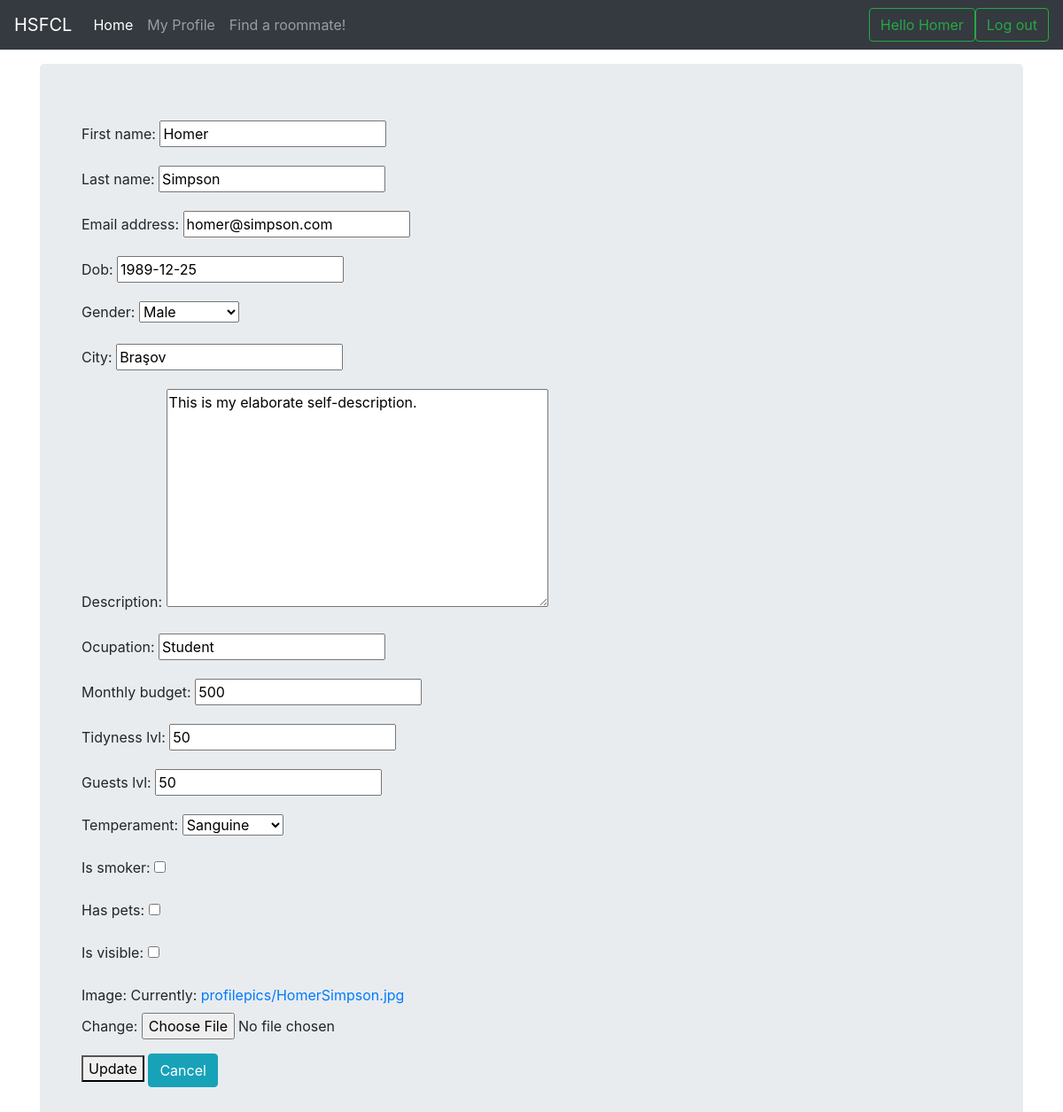
Page /updateprofile (signed in) on the earlier database version.
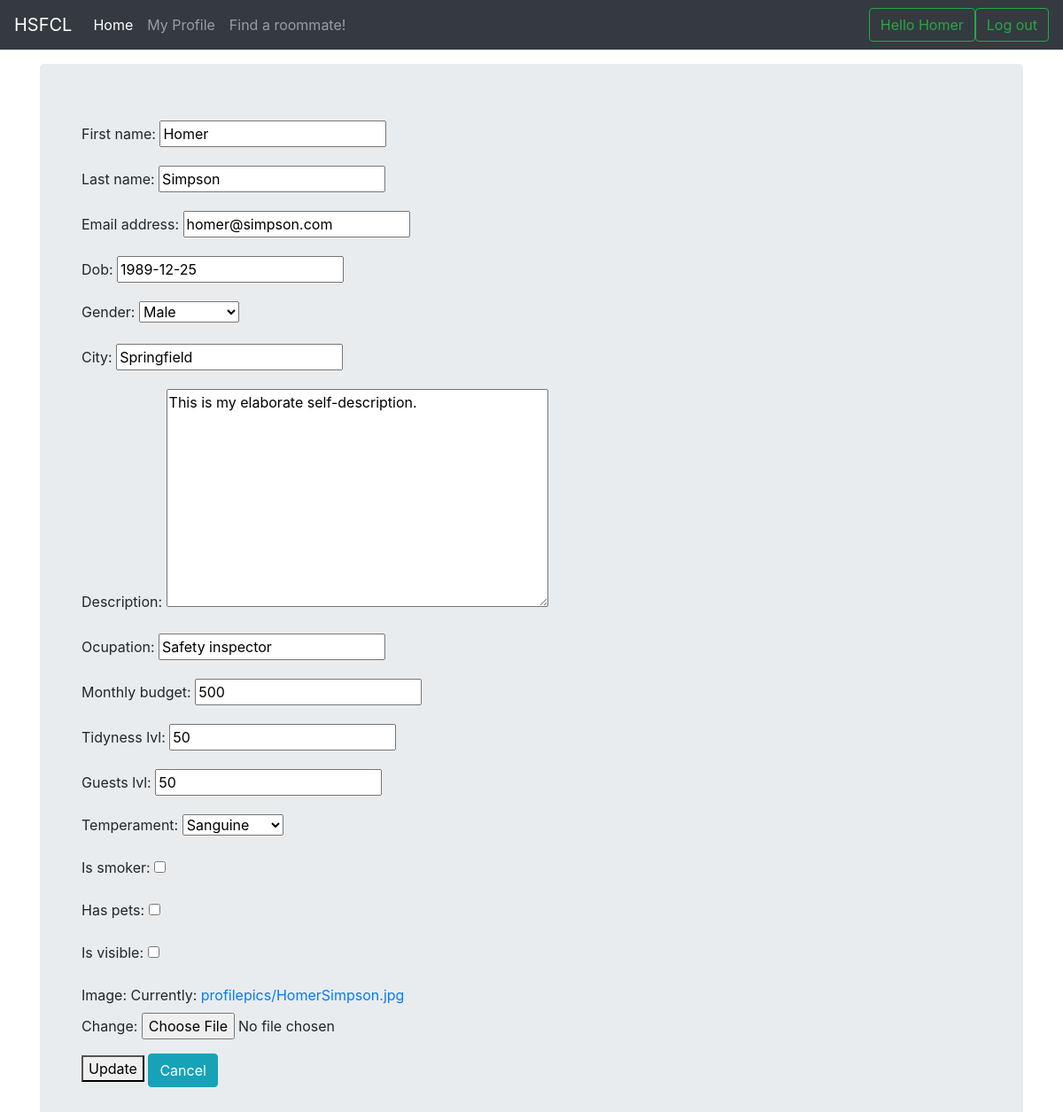
Same page on the later database version.
### filter/models.py (models this page shows, shortened)
class Profile(models.Model):
    user = models.OneToOneField(User, on_delete=models.CASCADE)
    dob = models.DateField(default=datetime.date(1989, 12, 25))
    GENDER_CHOICES = (('M', 'Male'), ('F','Female'), ('U', 'Unspecified'))
    gender = models.CharField(max_length=12, choices=GENDER_CHOICES, default='Unspecified')
    city = models.CharField(max_length=100, default='Braşov')
    description = models.TextField()
    ocupation = models.CharField(max_length=100, default='Student')
    monthly_budget = models.IntegerField(default=500, validators=[
                                                        MaxValueValidator(10000),
                                                        MinValueValidator(1)])
    tidyness_lvl = models.IntegerField(default=50, validators=[
                                                        MaxValueValidator(100),
                                                        MinValueValidator(1)])
    guests_lvl = models.IntegerField(default=50, validators=[
                                                        MaxValueValidator(100),
                                                        MinValueValidator(1)])
    TEMPERAMENT_CHOICES = (('S', 'Sanguine'), ('P', 'Phlegmatic'),
                        ('C', 'Choleric'), ('M', 'Melancholic'),
                        ('U', 'Unspecified'))
    temperament = models.CharField(max_length=12, choices=TEMPERAMENT_CHOICES, default='Unspecified')
    is_smoker = models.BooleanField(default = False)
    has_pets = models.BooleanField(default = False)
    is_visible = models.BooleanField(default = False)
    image = models.ImageField(upload_to='profilepics', default='profilepics/cat.jpeg')
    class Meta:
        verbose_name = 'Profile'
        verbose_name_plural = 'Profiles'
        ordering = ['user']

### filter/views.py (the view)
# urls.py: url(r'^updateprofile$', views.update_profile, name='updateprofile'),
@login_required
@transaction.atomic
def update_profile(request):
    if request.method == 'POST':
        user_form = UserForm(request.POST, instance=request.user)
        profile_form = ProfileForm(request.POST, request.FILES, instance=request.user.profile)
        if user_form.is_valid() and profile_form.is_valid():
            user_form.save()
            profile_form.save()
            messages.success(request, ('Your profile was successfully updated!'))
            return redirect('myprofile')
        else:
            messages.error(request, ('Please correct the error below.'))
    else:
        user_form = UserForm(instance=request.user)
        profile_form = ProfileForm(instance=request.user.profile)
    return render(request, 'filter/updateprofile.html', {
        'user_form': user_form,
        'profile_form': profile_form
    })

### filter/forms.py
class UserForm(forms.ModelForm):
    class Meta:
        model = User
        fields = ('first_name', 'last_name', 'email')

class ProfileForm(forms.ModelForm):
    class Meta:
        model = Profile
        fields = ('dob', 'gender', 'city', 'description', 'ocupation',
            'monthly_budget', 'tidyness_lvl', 'guests_lvl', 'temperament',
            'is_smoker', 'has_pets', 'is_visible', 'image')

### templates/filter/updateprofile.html (shortened to what this page needs)
{% extends "base.html" %}
{% block body %}
<form method="post" enctype="multipart/form-data">
  <div class="container">
    {{ user_form.as_p }}
    {{ profile_form.as_p }}
    <button type="submit">Update</button>
    <a href="myprofile" class="btn btn-info" role="button">Cancel</a>
  </form>
  </div>
{% endblock %}

### templates/base.html (shortened to what this page needs)
<!DOCTYPE html>
<html>
  <head>
    <link rel="stylesheet" href="https://maxcdn.bootstrapcdn.com/bootstrap/4.0.0-beta.2/css/bootstrap.min.css">
    <link rel="stylesheet" href="/css/navbar.css">
  </head>
  <body>
    <nav class="navbar navbar-expand-md navbar-dark fixed-top bg-dark">
     <a class="navbar-brand" href="#">HSFCL</a>
     <div class="collapse navbar-collapse" id="navbarCollapse">
       <ul class="navbar-nav mr-auto">
         <li class="nav-item active">
           <a class="nav-link" href="{% url 'render_home' %}">Home</a>
         </li>
         <li class="nav-item">
           <a class="nav-link" href="{% url 'myprofile' %}">My Profile</a>
         </li>
         <li class="nav-item">
           <a class="nav-link" href="{% url 'profile_list' %}">Find a roommate!</a>
         </li>
       </ul>
       <form class="form-inline mt-2 mt-md-0">
         {% if user.is_authenticated %}
           <button class="btn btn-outline-success my-2 my-sm-0">Hello {{ user.first_name }}</button>
           <a href="logout" class="btn btn-outline-success my-2 my-sm-0" role="button">Log out</a>
         {% else %}
         <a href="{% url 'login' %}" class="btn btn-outline-success my-2 my-sm-0" role="button">Login</a>
         {% endif %}
       </form>
     </div>
   </nav>
   <main role="main" class="container">
      <div class="jumbotron">
        {% block body %}
        {% endblock %}
    </main>
  </body>
</html>

### static/css/navbar.css (style rules this page uses)
body { min-height: 75rem; padding-top: 4.5rem; }

Differences in the rows shown:
changed Profile "Male": city "Braşov" → "Springfield"; ocupation "Student" → "Safety inspector"
